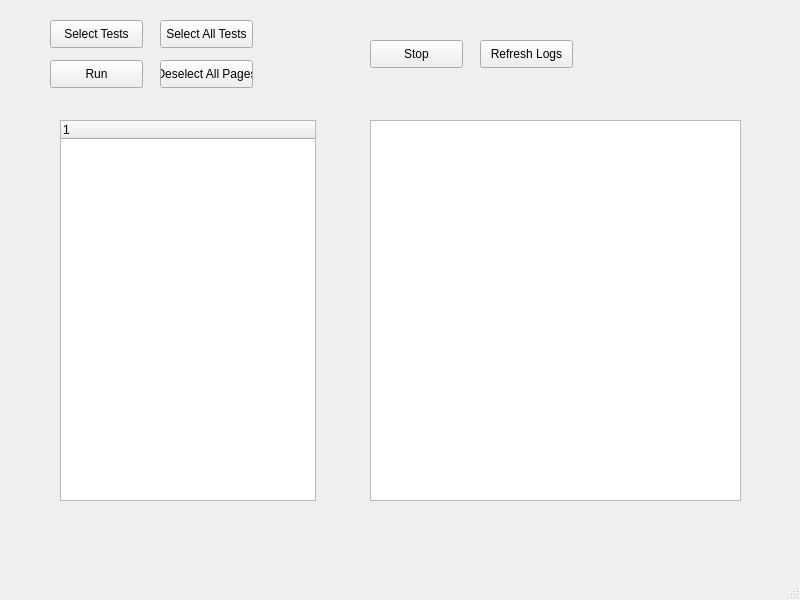
<?xml version="1.0" encoding="UTF-8"?>
<ui version="4.0">
 <class>MainWindow</class>
 <widget class="QMainWindow" name="MainWindow">
  <property name="geometry">
   <rect>
    <x>0</x>
    <y>0</y>
    <width>800</width>
    <height>600</height>
   </rect>
  </property>
  <property name="windowTitle">
   <string>MainWindow</string>
  </property>
  <widget class="QWidget" name="centralwidget">
   <widget class="QPushButton" name="pushButton">
    <property name="geometry">
     <rect>
      <x>50</x>
      <y>20</y>
      <width>93</width>
      <height>28</height>
     </rect>
    </property>
    <property name="text">
     <string>Select Tests</string>
    </property>
   </widget>
   <widget class="QTreeWidget" name="treeWidget">
    <property name="geometry">
     <rect>
      <x>60</x>
      <y>120</y>
      <width>256</width>
      <height>381</height>
     </rect>
    </property>
    <property name="font">
     <font>
      <kerning>false</kerning>
     </font>
    </property>
    <column>
     <property name="text">
      <string notr="true">1</string>
     </property>
    </column>
   </widget>
   <widget class="QPushButton" name="pushButton_2">
    <property name="geometry">
     <rect>
      <x>50</x>
      <y>60</y>
      <width>93</width>
      <height>28</height>
     </rect>
    </property>
    <property name="text">
     <string>Run</string>
    </property>
   </widget>
   <widget class="QPushButton" name="pushButton_3">
    <property name="geometry">
     <rect>
      <x>480</x>
      <y>40</y>
      <width>93</width>
      <height>28</height>
     </rect>
    </property>
    <property name="text">
     <string>Refresh Logs</string>
    </property>
   </widget>
   <widget class="QPlainTextEdit" name="plainTextEdit">
    <property name="geometry">
     <rect>
      <x>370</x>
      <y>120</y>
      <width>371</width>
      <height>381</height>
     </rect>
    </property>
   </widget>
   <widget class="QPushButton" name="pushButton_4">
    <property name="geometry">
     <rect>
      <x>370</x>
      <y>40</y>
      <width>93</width>
      <height>28</height>
     </rect>
    </property>
    <property name="text">
     <string>Stop</string>
    </property>
   </widget>
   <widget class="QPushButton" name="pushButton_5">
    <property name="geometry">
     <rect>
      <x>160</x>
      <y>20</y>
      <width>93</width>
      <height>28</height>
     </rect>
    </property>
    <property name="text">
     <string>Select All Tests</string>
    </property>
   </widget>
   <widget class="QPushButton" name="pushButton_6">
    <property name="geometry">
     <rect>
      <x>160</x>
      <y>60</y>
      <width>93</width>
      <height>28</height>
     </rect>
    </property>
    <property name="text">
     <string>Deselect All Pages</string>
    </property>
   </widget>
  </widget>
  <widget class="QMenuBar" name="menubar">
   <property name="geometry">
    <rect>
     <x>0</x>
     <y>0</y>
     <width>800</width>
     <height>26</height>
    </rect>
   </property>
  </widget>
  <widget class="QStatusBar" name="statusbar"/>
 </widget>
 <resources/>
 <connections/>
</ui>
